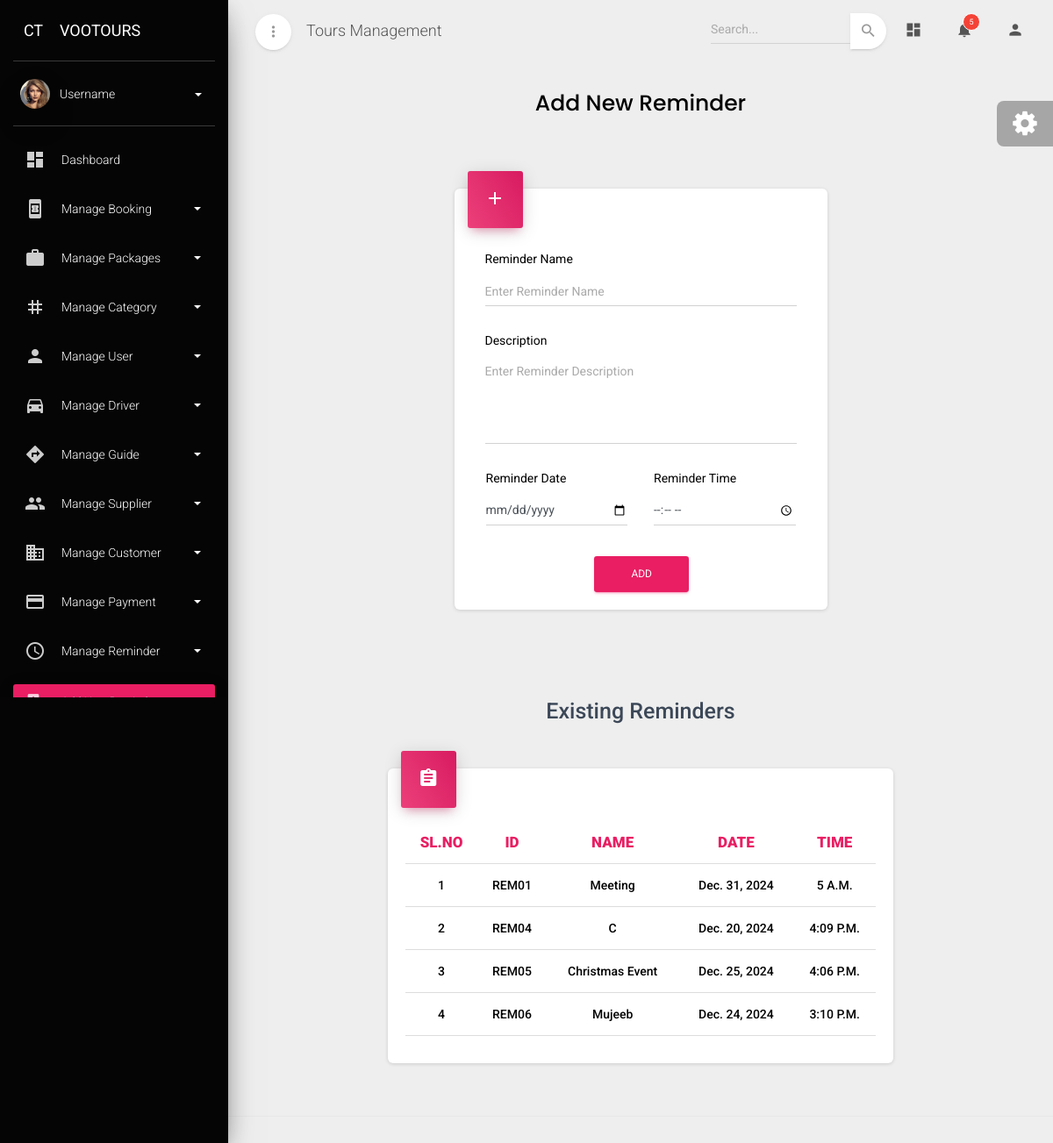
/add_reminder, run on the app's committed database.
### admin_dashboard/models.py (models this page shows, shortened)
class Reminder(models.Model):
    reminder_id=models.CharField(max_length=10,primary_key=True,editable=False)
    name=models.CharField(max_length=50,unique=True)
    description=models.CharField(max_length=200,unique=True)
    date=models.DateField()
    time=models.TimeField()

### admin_dashboard/views.py (the view)
# urls.py: path('add_reminder',addreminder_view,name='add_reminder'),
def addreminder_view(request):
    try:
        if request.method == 'POST':
            form = Reminder_form(request.POST)
            if form.is_valid():
                form.save()
                reminder = Reminder.objects.all().values('reminder_id', 'name','description','date','time')
                reminder_list = list(reminder)
                return JsonResponse({'success': True, 'reminder': reminder_list})
            else:
                return JsonResponse({'success': False, 'errors': form.errors})
        else:
            form = Reminder_form()
            reminder = Reminder.objects.all()
        return render(request, 'addreminder.html', {'form': form, 'data': reminder})
    except Exception as e:
        return JsonResponse({'success': False, 'error': str(e)}, status=500)

### admin_dashboard/forms.py
class Reminder_form(forms.ModelForm):
    class Meta:
        model=Reminder
        exclude=['reminder_id']
        widgets={
                'name': forms.TextInput(attrs={
                    'class': 'form-control',
                    'placeholder':'Enter Reminder Name'
                }),
                'description': forms.Textarea(attrs={
                    'class': 'form-control',
                    'placeholder':'Enter Reminder Description',
                    'style':'height:100px !important;'
                }),
                'date': forms.DateInput(attrs={
                    'class': 'form-control',
                    'type':'date',
                }),
                'time': forms.TimeInput(attrs={
                    'class': 'form-control',
                    'type':'time',
                }),
         }

### admin_dashboard/templates/addreminder.html (shortened to what this page needs)
{% extends "base.html" %}
{% block content %}
<div class="content">
    <div class="container-fluid">
        <div class="row text-center">
            <h3 class="font-weight-bold" style="font-family:poppins,serif;color:#000;">Add New Reminder</h3>
        </div>
        <div class="row mt-4">
            <div class="col-3"></div>
            <div class="col-lg-6 col-md-12 col-md-12 pt-3 text-black">
                <div class="card">
                    <div class="card-header card-header-rose card-header-icon">
                        <div class="card-icon">
                            <i class="material-icons">add</i>
                        </div>
                    </div>
                    <div class="card-body">
                        <form class="form-horizontal text-black" enctype="multipart/form-data" action="{% url 'add_reminder' %}" method="post" id="lang-form">
                            <div class="text-black align-items-center">
                                <div class="col-md-12">
                                    <div class="form-group">
                                        <label for="exampleEmail" class="bmd-label-floating text-bold text-black">Reminder Name</label>
                                        {{ form.name }}
                                    </div>
                                </div>
                                <div class="col-md-12">
                                    <div class="form-group mt-3">
                                        <label for="exampleEmail" class="bmd-label-floating text-bold text-black">Description</label>
                                        {{ form.description }}
                                    </div>
                                </div>
                                <div class="row pl-3 pr-3 mt-2">
                                    <div class="col-md-6">
                                        <div class="form-group">
                                            <label for="exampleEmail" class="bmd-label-floating text-bold text-black">Reminder Date</label>
                                            {{ form.date }}
                                        </div>
                                    </div>
                                    <div class="col-md-6">
                                        <div class="form-group">
                                            <label for="exampleEmail" class="bmd-label-floating text-bold text-black">Reminder Time</label>
                                            {{ form.time }}
                                        </div>
                                    </div>
                                </div>
                            </div>
                            <div class="row">
                                <div class="col-4"></div>
                                <div class="col-lg-4 col-md-4 col-12">
                                    <button class="btn btn-square btn-rose w-100 mt-4" type="submit">ADD</button>
                                </div>
                                <div class="col-4"></div>
                            </div>
                        </form>
                    </div>
                </div>
            </div>
            <div class="col-3"></div>
            <div class="container mt-5">
                <div class="row">
                    <div class="col-2"></div>
                    <div class="col-lg-8 col-md-12 col-md-12">
                        <h3 class="card-title text-center mb-5" style="font-weight: 500;">Existing Reminders</h3>
                        <div class="card">
                            <div class="card-header card-header-rose card-header-icon">
                                <div class="card-icon">
                                    <i class="material-icons">assignment</i>
                                </div>
                            </div>
                            <div class="card-body">
                                <div class="table-responsive">
                                    <table class="table" id="language-table">
                                        <thead>
                                            <tr>
                                                <th class="text-center text-rose" style="font-weight: 900;">SL.NO</th>
                                                <th class="text-center text-rose" style="font-weight: 900;">ID</th>
                                                <th class="text-center text-rose" style="font-weight: 900;">NAME</th>
                                                <th class="text-center text-rose" style="font-weight: 900;">DATE</th>
                                                <th class="text-center text-rose" style="font-weight: 900;">TIME</th>
                                            </tr>
                                        </thead>
                                        <tbody>
                                            {% for i in data %}
                                                <tr>
                                                    <td class="text-center" style="font-weight: 500;">{{ forloop.counter }}</td>
                                                    <td class="text-center text-capitalize" style="font-weight: 500;">{{ i.reminder_id }}</td>
                                                    <td class="text-center text-capitalize" style="font-weight: 500;">{{ i.name }}</td>
                                                    <td class="text-center text-capitalize" style="font-weight: 500;">{{ i.date }}</td>
                                                    <td class="text-center text-capitalize" style="font-weight: 500;">{{ i.time }}</td>
                                                </tr>
                                            {% endfor %}
                                        </tbody>
                                    </table>
                                </div>
                            </div>
                        </div>
                    </div>
                    <div class="col-2"></div>
                </div>
            </div>
        </div>
    </div>
</div>
{% endblock content %}

### data on the page
Reminder: reminder_id "REM01", name "Meeting", date "Dec. 31, 2024", time "5 A.m."
Reminder: reminder_id "REM04", name "C", date "Dec. 20, 2024", time "4:09 P.m."
Reminder: reminder_id "REM05", name "Christmas Event", date "Dec. 25, 2024", time "4:06 P.m."
Reminder: reminder_id "REM06", name "Mujeeb", date "Dec. 24, 2024", time "3:10 P.m."
